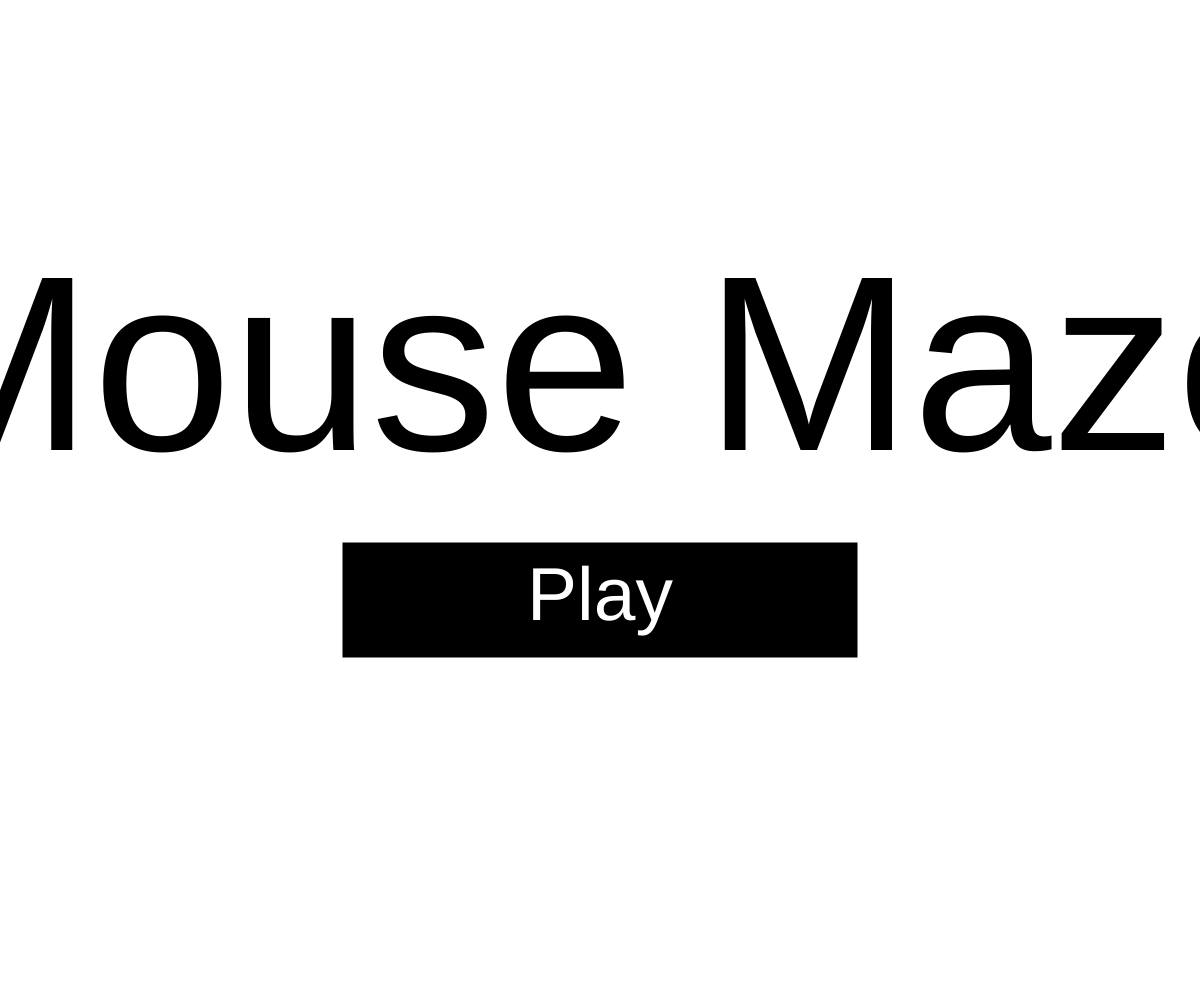
Frame 1 (no input)
Frame 60 (no input): identical to frame 1, image omitted
Frame 120 (the mouse pressed at the canvas centre since frame 60): identical to frame 1, image omitted

The p5.js sketch that drew this single still picture (run headless with seeded random() and noise() and a simulated clock; from frame 60 on, the mouse is pressed at the canvas centre):

// p5.js sketch
// ── sketch.js
var player = {
	width: 50, 
	startx: 0, 
	starty: 0
}

let pregame = 1;

let RobotoThin;
let RobotoBold;

let level = 1;

let dead = 0;
let win = 0;

let tileWidth = 100;
let c;

let backgroundDim = 0;
let pauseMenuX = 0;
let paused = 0;

let endMenuX = 0;

//0: dead, 1: live, 2: win, 3: start
let gamemap = [
[0, 0, 0, 0, 0, 0], 
[0, 0, 0, 0, 0, 0], 
[0, 0, 0, 0, 0, 0], 
[0, 0, 0, 0, 0, 0], 
[0, 0, 0, 0, 0, 0], 
[0, 0, 0, 0, 0, 0]
]; 
 
let gamestart = 0;
let winColor = '#FFFF00';
let deadColor = '#2C2F33';

function newmap() {


	//0: positive y, 1: negative y, 2: positive x, 3: negative x
	let tried = [0, 1, 2, 3];

	let mapLength = level;

	let mapCurX = int(random(1, 6));
	let mapCurY = int(random(1, 6));

	gamemap[mapCurX][mapCurY] = 3;

	while(mapLength >= 0) {

		//generation direction
		let genDir = random(tried);

		if (genDir === 0) {
			if(mapCurY !== gamemap[0].length && gamemap[mapCurX][mapCurY + 1] === 0) {
				tried = [0, 1, 2, 3];
				gamemap[mapCurX][mapCurY + 1] = 1;
				mapCurY++;
			} else {
				tried.splice(tried.index(genDir), 1);
				continue;
			}
		} else if (genDir === 1) {
			if(mapCurY !== 0 && gamemap[mapCurX][mapCurY - 1] === 0) {
				tried = [0, 1, 2, 3];
				gamemap[mapCurX][mapCurY - 1] = 1;
				mapCurY--;
			} else {
				tried.splice(tried.index(genDir), 1);
				continue;
			}
		} else if (genDir === 2) {
			if(mapCurX !== 0 && gamemap[mapCurX + 1][mapCurY] === 0) {
				tried = [0, 1, 2, 3];
				gamemap[mapCurX + 1][mapCurY] = 1;
				mapCurX++;
			} else {
				tried.splice(tried.index(genDir), 1);
				continue;
			}
		} else if (genDir === 3) {
			if(mapCurX !== gamemap.length && gamemap[mapCurX - 1][mapCurY] === 0) {
				tried = [0, 1, 2, 3];
				gamemap[mapCurX - 1][mapCurY] = 1;
				mapCurX--;
			} else {
				tried.splice(tried.index(genDir), 1);
				continue;
			}
		}


		if(mapLength === 0) {
			gamemap[mapCurX][mapCurY] = 2;
		}
		mapLength--;
	}
}



function setup() {
	createCanvas(windowWidth, windowHeight - 3.6);
	newmap();
}

function draw() {

	//setup
	if (pregame	=== 1) {

		background('white');

		//title

		fill('black');
		//textFont(robotoBold)
		textSize(250);
		textAlign(CENTER);
		text('Mouse Maze', windowWidth/2, windowHeight/2 - 50);

		//play button


		if (mouseX > windowWidth/2 - 500/2 && mouseX < windowWidth/2 + 500/2) {
			if (mouseY > windowHeight/2 + 50 && mouseY < windowHeight/2 + 150) {
				fill('deadColor');
			}
		} else {
			fill('black');
		}
		strokeWeight(15);
		rect(windowWidth/2 - 500/2, windowHeight/2 + 50, 500, 100);
		textSize(75);
		fill('white');
		text('Play', windowWidth/2, windowHeight/2 + 120);

		//detecting if pressin play button

	} else {


		background(deadColor);

		//scoreboard
		fill('#FFFFFF');
		noStroke();
		rect(0, 0, windowWidth, 75);
		fill(0);
		textSize(70);
		textFont('RobotoThin');
		strokeWeight(1);
		text('Level: ' + level, 100, 55);

		//map drawing
		for (var i = 0; i < gamemap.length; i++) {
			for (var j = 0; j < gamemap[0].length; j++) {
				if (gamemap[i][j] === 0) {
					noStroke();
					fill(deadColor);
				} else if (gamemap[i][j] === 1) {
					noStroke();
					fill('#FFFFFF');
				} else if (gamemap[i][j] === 2) {
					noStroke();
					fill(winColor);
				} else {
					player.startx = i*tileWidth + (windowWidth/2 - tileWidth*gamemap.length/2) + tileWidth/4;
					player.starty = j*tileWidth + (windowHeight/2 - tileWidth*gamemap[0].length/2) + tileWidth/4;
					noStroke();
					fill('#0bf14d');
				}
				noStroke();
				rect(i*tileWidth + (windowWidth/2 - tileWidth*gamemap.length/2), j*tileWidth + (windowHeight/2 - tileWidth*gamemap[0].length/2), tileWidth + 1, tileWidth + 1);
			}
		}

		
		if (paused === 0) {

			//game over

			if (dead === 1) {
				gamestart = 0;
				cursor(ARROW);
				dead = 0;
			}

			//player collision box

			c = get(1 + mouseX + player.width/2, 1 + mouseY - player.width/2)
			player.colTopRight = "#" + hex(c[0],2) + hex(c[1],2) + hex(c[2],2); 
			c = get(1 + mouseX - player.width/2, 1 + mouseY - player.width/2)
			player.colTopLeft = "#" + hex(c[0],2) + hex(c[1],2) + hex(c[2],2); 
			c = get(1 + mouseX + player.width/2, 1 + mouseY + player.width/2);
			player.colBotRight = "#" + hex(c[0],2) + hex(c[1],2) + hex(c[2],2); 
			c = get(1 + mouseX - player.width/2, 1 + mouseY + player.width/2);
			player.colBotLeft = "#" + hex(c[0],2) + hex(c[1],2) + hex(c[2],2); 

			//collision detection
			if (gamestart === 1) {
				if((player.colTopRight === deadColor) 
					|| (player.colBotLeft === deadColor) 
					|| (player.colBotRight === deadColor) 
					|| (player.colTopLeft === deadColor)) {
					//console.log('dead');
					dead = 1;
				} else if ((player.colTopRight === winColor) 
					|| (player.colBotLeft === winColor) 
					|| (player.colBotRight === winColor) 
					|| (player.colTopLeft === winColor)) {
					//console.log('win');
					level++;
					newmap();
				}
			}

			//detecting when gamestart
			if (mouseX > player.startx && mouseX < player.startx + player.width) {
				if (mouseY > player.starty && mouseY < player.starty + player.width) {
					gamestart = 1;
				}
			}

			//on gamestart
			if (gamestart === 1) {
				noCursor();
			}

			//player
			if (gamestart === 0) {
				stroke(1);
				strokeWeight(10);
				fill('#0bf14d');
				rect(player.startx, player.starty, player.width, player.width);
			} else {
				noStroke();
				fill(deadColor);
				rect(mouseX - player.width/2, mouseY - player.width/2, player.width, player.width);
			}

		}


		//game pause

		if (paused === 1) {

			cursor(ARROW);
			gamestart = 0;

			//background dimming
			if (backgroundDim < 150) {
				backgroundDim += 10;
			}
			fill(0, 0, 0, backgroundDim);
			rect(0, 0, windowWidth, windowHeight);

			//menu
			if (pauseMenuX < 1) {
				pauseMenuX += 0.1;
			}
			fill('white');
			rect(windowWidth/2 - 500/2, pauseMenuX*windowHeight*0.5 - 750/2, 500, 750);
			
		} else {
			//background un-dimming
			if (backgroundDim > -1) {
				backgroundDim -= 20;
			}
			fill(0, 0, 0, backgroundDim);
			rect(0, 0, windowWidth, windowHeight);

			//un-menu
			if (pauseMenuX > -0.1) {
				pauseMenuX -= 0.1;
			} 
			fill('white');
			rect(windowWidth/2 - 500/2, pauseMenuX*windowHeight*0.5 - 750, 500, 750);
		}
	}

	//console
	console.log();
}

//key presses

function keyPressed() {
	if (keyCode === ESCAPE && dead === 0) {
		if (paused === 0) {
			paused = 1;
		} else {
			paused = 0;
		}
	}
}

function mouseClicked() {

	//pregame play

	if (mouseX > windowWidth/2 - 500/2 && mouseX < windowWidth/2 + 500/2) {
		if (mouseY > windowHeight/2 + 50 && mouseY < windowHeight/2 + 150) {
			pregame = 0;
		}
	}


}
